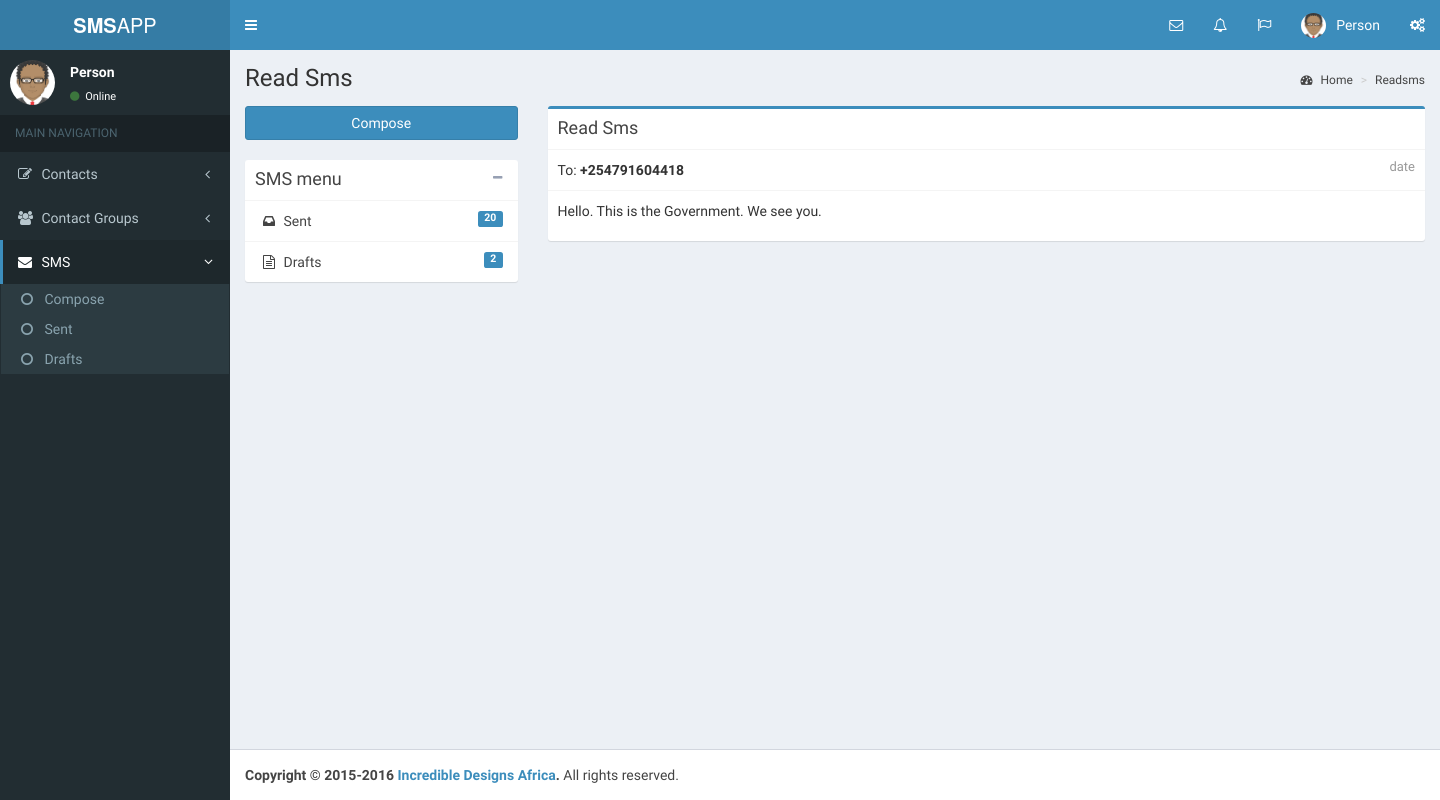
/readsms.php?id=24, run on the app's committed database.
### tables this page shows
CREATE TABLE `sentsms` (
  `id` int(11) NOT NULL,
  `phone` varchar(255) NOT NULL,
  `smstext` varchar(255) NOT NULL,
  `draft` int(11) NOT NULL
);

### class/database.php (called while the page is built, shortened)
<?php
class Database
{
	public $mysqli;
	function __construct()
	{
		$this->mysqli = new mysqli("localhost", "root", "", "smsapp");
	}
	public function countSentSMS(){
		$query = "SELECT * FROM sentsms WHERE draft = 0";
		$result = $this->mysqli->query($query);
		$row_count = $result->num_rows;
		return $row_count;
	}
	public function countDraftSMS(){
		$query = "SELECT * FROM sentsms WHERE draft = 1";
		$result = $this->mysqli->query($query);
		$row_count = $result->num_rows;
		return $row_count;
	}
	public function getSingle($id){
		$table = $this->sent_sms_table;
		$res = $this->mysqli->query("SELECT * FROM $table WHERE id='$id'");
        while ($row = $res->fetch_assoc()){
        	$data= array(
				'id' 		=>$row['id'] ,
				'phone' 	=>$row['phone'] ,
				'smstext' 	=>$row['smstext']
				);
        }
        return $data;
	}
}
 ?>

### class/smstext.class.php (called while the page is built, shortened)
<?php
include 'Database.php';
class smstext extends Database
{
	function __construct()
	{
		$this->total_sent = $this->countSentSMS();
		$this->total_draft = $this->countDraftSMS();
	}
}
 ?>

### readsms.php (the view, shortened to what this page needs)
<!DOCTYPE html>
<?php
  if (isset($_GET['id'])) {
    $id = $_GET['id'];
    include 'class/smstext.class.php';
    $smstext = new smstext();
    $data=$smstext->getSingle($id);
  }
 ?>
<html>
  <head>
    <?php include "includes/_csslinks.php"; ?>
  <body class="hold-transition skin-blue sidebar-mini">
    <div class="wrapper">
      <?php include "includes/_header.php"; ?>
      <?php include "includes/_leftsidebar.php" ?>
      <div class="content-wrapper">
        <section class="content-header">
          <h1>
            Read Sms
          </h1>
          <?php include "includes/_breadcrums.php"; ?>
        </section>
        <section class="content">
          <div class="row">
            <div class="col-md-3">
              <a href="compose.php" class="btn btn-primary btn-block margin-bottom">Compose</a>
              <?php include 'includes/_mailboxmenu.php' ?>
            </div>
            <div class="col-md-9">
              <div class="box box-primary">
                <div class="box-header with-border">
                  <h3 class="box-title">Read Sms</h3>
                </div>
                <div class="box-body no-padding">
                  <div class="mailbox-read-info">
                    <h3>
                      <span class="mailbox-read-time pull-right">date</span>
                    </h3>
                    <div class="to-phone-number">
                      To: <b> <?php echo $data['phone']; ?> </b>
                    </div>
                  </div>
                  <div class="mailbox-read-message">
                    <p><?php echo $data['smstext']; ?></p>
                  </div>
                </div>
              </div>
            </div>
          </div>
        </section>
      </div>
      <?php include "includes/_footercopyright.php"; ?>
    </div>
  </body>
</html>

### data on the page
sentsms: phone "+254791604418", smstext "Hello. This is the Government. We see you."

### other printed values
$filename "Readsms"
$smstext->total_sent "20"
$smstext->total_draft "2"
